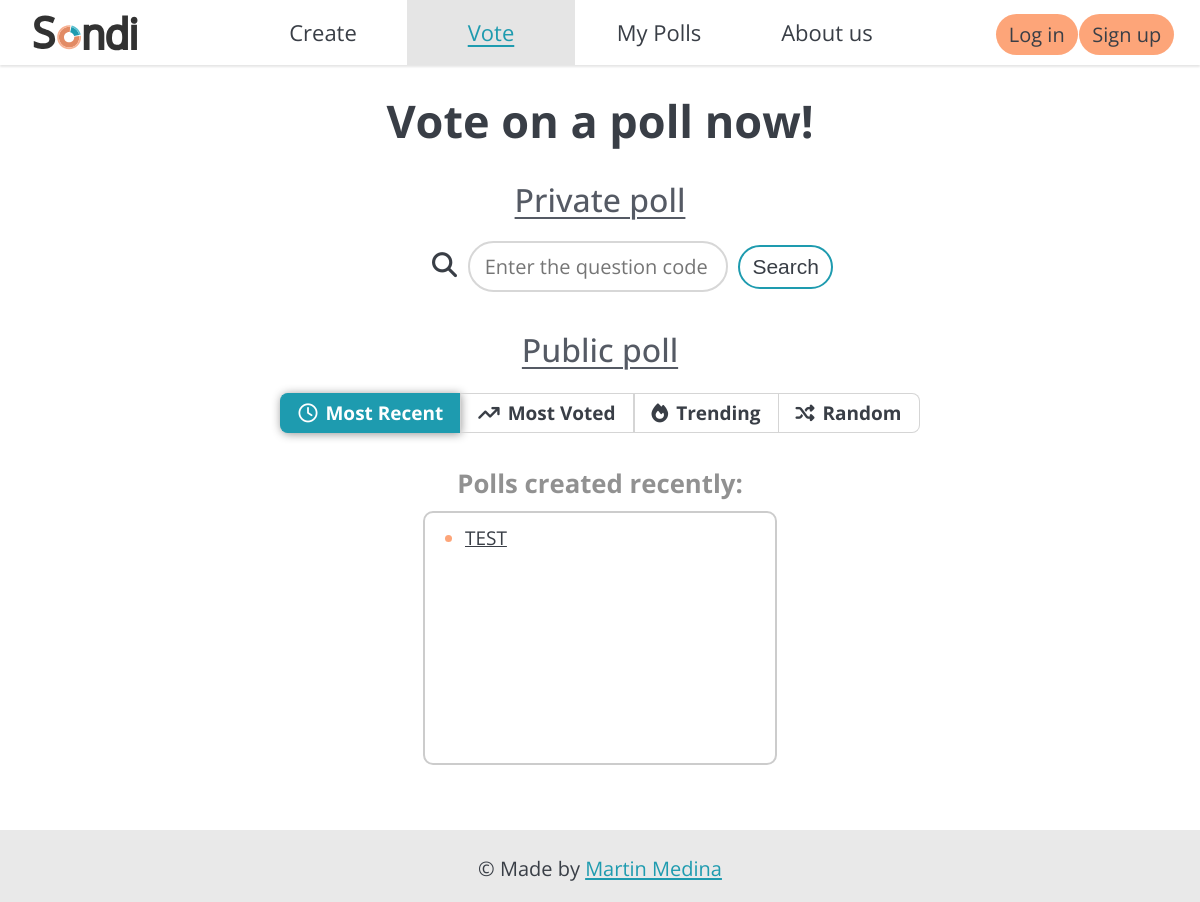
/polls/, run on an earlier commit of the app's database.
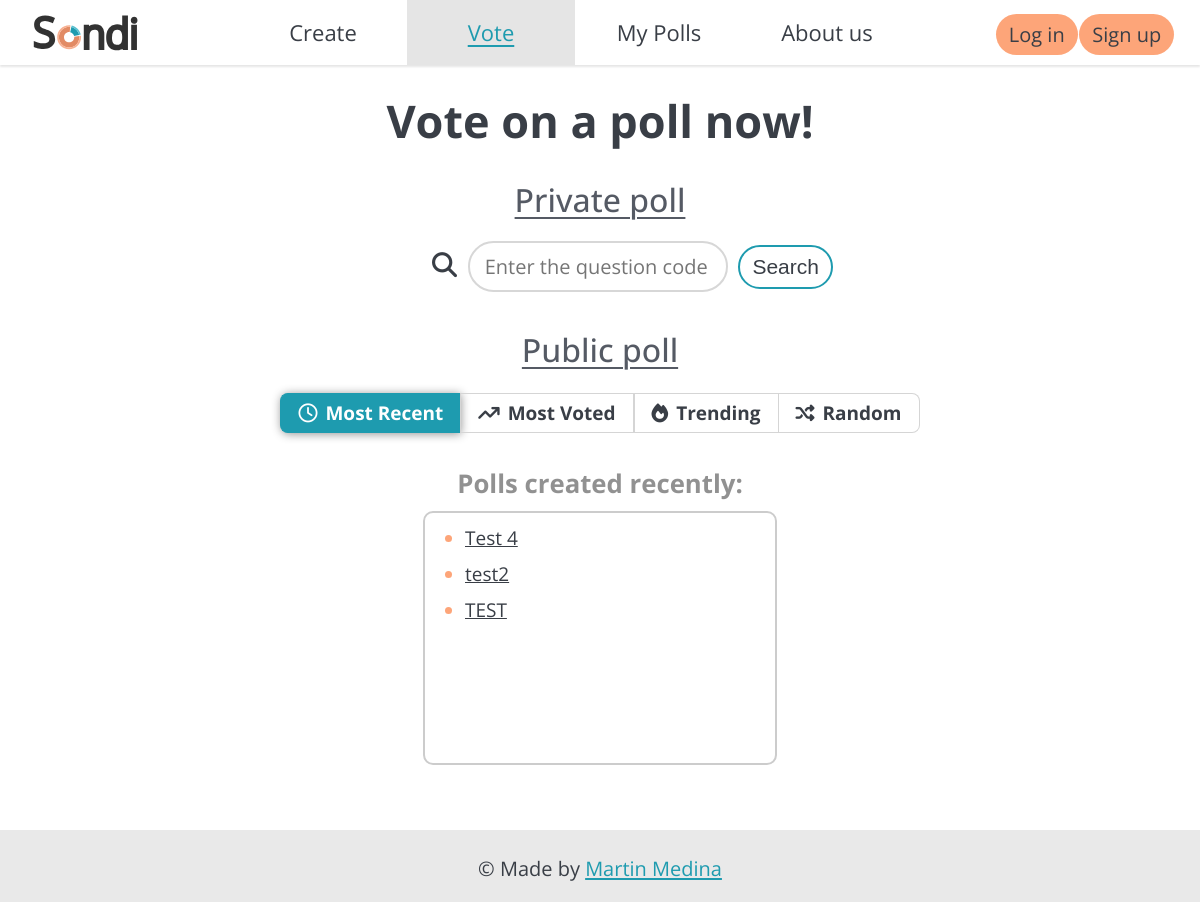
And on a later commit of the database.
### polls/models.py (models this page shows, shortened)
class Question(models.Model):
    question_text = models.CharField(max_length=200, blank=False)
    pub_date = models.DateTimeField("date published")
    code = models.CharField(max_length=6, blank=False, unique=True)
    VISIBILITY_CHOICES=[
        ('private', 'Private'),
        ('public', 'Public')
    ]
    visibility = models.CharField(blank=False, default='private', max_length=7,
                                  choices=VISIBILITY_CHOICES)
    owner = models.ForeignKey("authentication.CustomUser", on_delete=models.CASCADE)

### polls/views.py (the view, shortened to what this page needs)
# urls.py: path("", views.IndexView.as_view(), name="index"),
class IndexView(generic.ListView, generic.FormView):
    template_name = "polls/index.html"
    context_object_name = "latest_question_list"
    form_class = CodeForm
    def get_queryset(self):
        most_recent = Question.objects.filter(visibility='public',
                                                pub_date__lte=timezone.now()
                                                ).order_by("-pub_date")[:20]
        most_voted = Question.objects.filter(visibility='public',
                                                pub_date__lte=timezone.now()
                                                ).annotate(total_votes=Sum('choice__votes')
                                                ).order_by('-total_votes')[:20]
        questions_last24h = Question.objects.filter(visibility='public',
                                                    pub_date__lte=timezone.now(),
                                                    pub_date__gte=timezone.now() - datetime.timedelta(days=1))
        trending = questions_last24h.annotate(total_votes=Sum('choice__votes'),
                                                ).order_by('-total_votes')[:20]
        random = Question.objects.filter(visibility='public',
                                            pub_date__lte=timezone.now()
                                            ).order_by('?')[:20]
        return (most_recent, most_voted, trending, random)
    def get_context_data(self, **kwargs):
        context = super().get_context_data(**kwargs)
        context['form'] = self.get_form()
        most_recent, most_voted, trending, random = self.get_queryset()
        context['most_recent'] = most_recent
        context['most_voted'] = most_voted
        context['trending'] = trending
        context['random'] = random
        return context

### polls/forms.py
class CodeForm(forms.Form):
    question_code = forms.CharField(label="", max_length=6, required=True,
                                    widget=forms.TextInput(attrs={
                                        'placeholder': 'Enter the question code'
                                        }),
                                    )

### polls/templates/polls/index.html (shortened to what this page needs)
{% extends "base.html" %}
{% block css %}
{% load static %}
{% static 'polls/style.css' %}
{% endblock %}
{% block voteSelected %}
class="selected"
{% endblock %}
{% block content %}
<main id="polls-index-main">
    <h1>Vote on a poll now!</h1>
    <h2>Private poll</h2>
    <form method="POST" id="search-form">
       <i class="fa-solid fa-magnifying-glass"></i>
        {{ form }}
        <button type="submit" id="search-button" class="button">Search</button>
    </form>
    <h2>Public poll</h2>
    <div class="list-switch" id="topic-search-bar">
        <ul>
            <li id="most-recent" onclick="mostRecentSelected()" class="selected"><i class="fa-regular fa-clock"></i>Most Recent</li>
            <li id="most-voted" onclick="mostVotedSelected()" class=""><i class="fa-solid fa-arrow-trend-up"></i>Most Voted</li>
            <li id="trending" onclick="trendingSelected()" class=""><i class="fa-solid fa-fire"></i>Trending</li>
            <li id="random" onclick="randomSelected()" class=""><i class="fa-solid fa-shuffle"></i>Random</li>
        </ul>
    </div>
    <h3 id="public-questions-topic-title">Polls created recently:</h3>
    <div id="public-questions-list">
        <div id="most-recent-questions" class="">
            {% if most_recent %}
                <ul>
                {% for question in most_recent %}
                    <li><a href="{% url 'polls:vote' question.code %}">{{ question.question_text }}</a></li>
                {% endfor %}
                </ul>
            {% else %}
                <p class="display-error-message">No polls are available.</p>
            {% endif %}
        </div>
    </div>
</main>
{% endblock %}

What changed in the data, as far as the page shows it:
added Question: question_text "Test 4"
added Question: question_text "test2"
